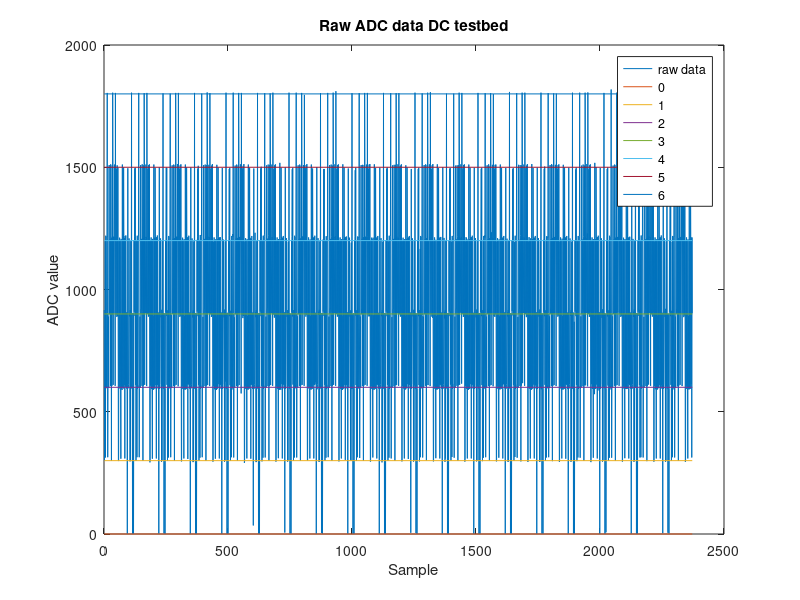
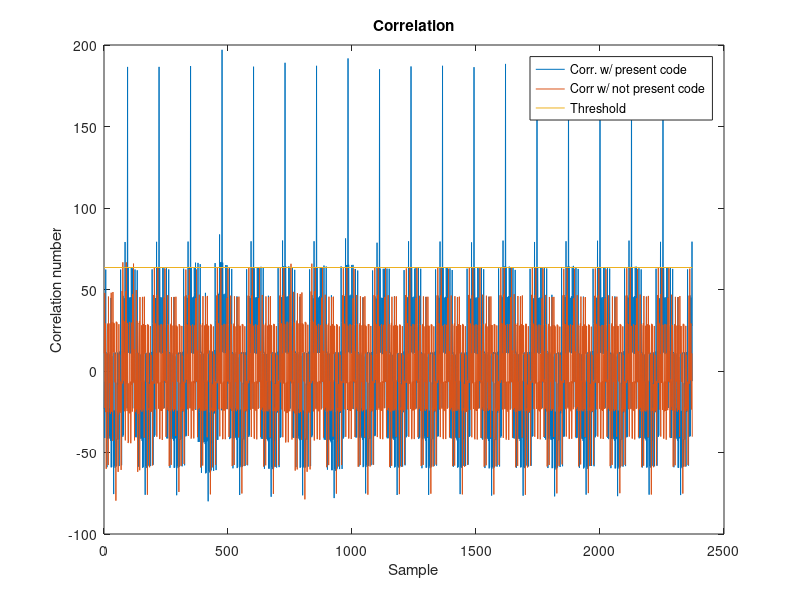
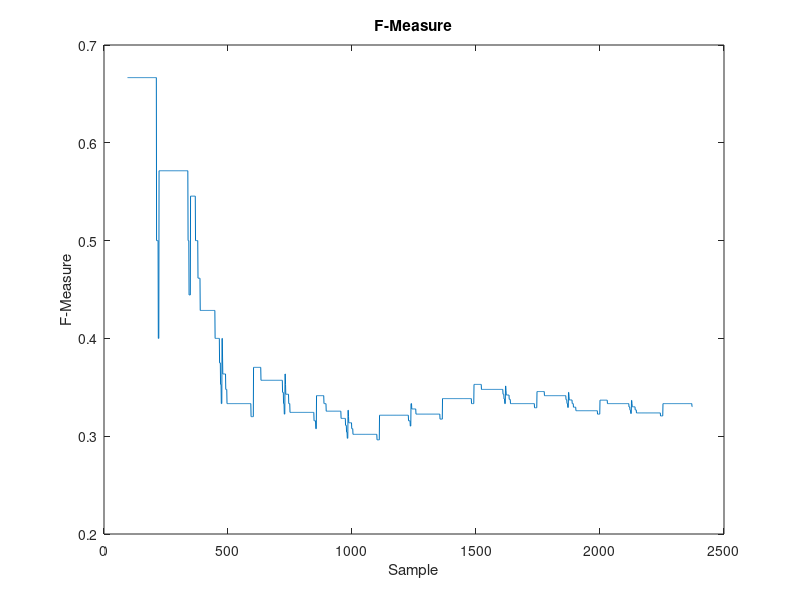

MATLAB code for these plots, in order:
%load dc-testbed-raw-and-corr-n=9-N=6;
load dc-testbed-raw-and-corr-n=7-N=6;

L = 127;
%L = 511;

close all;

start_idx = 1; %400
end_idx = length(corr); % 1200


plot(raw(start_idx : end_idx))
title('Raw ADC data DC testbed');
xlabel('Sample');
ylabel('ADC value');

hold on;

for idx = 0:6
   plot([1 end_idx - start_idx + 1],[300*idx 300*idx]); 
end;

%legend('raw data','0 LEDs on', '1 LEDs on', '2 LEDs on', '3 LEDs on', '4 LEDs on', '5 LEDs on', '6 LEDs on');
legend('raw data','0', '1', '2', '3', '4', '5', '6');
hold off;


figure;

plot(corr(start_idx : end_idx));
title('Correlation');
xlabel('Sample');
ylabel('Correlation number');

hold on;

plot(corr_not_included_code(start_idx : end_idx));

plot([1 min(end_idx - start_idx + 1, length(corr))],[L/2 L/2]); 

legend('Corr. w/ present code', 'Corr w/ not present code', 'Threshold');
hold off;


%idx_first_tp = 511;%95;
idx_first_tp = 95;
tp = 0;
fp = 0;
tn = 0;
fn = 0;

f = zeros(1, length(corr));



for idx=1:length(corr)
   if (mod(idx - idx_first_tp, L) == 0)
        %tp = 0;
        %fp = 0;
        %tn = 0;
        %fn = 0;

       if corr(idx) > L/2
           tp = tp + 1;
       else
           fn = fn + 1;
       end;
   else
       if corr(idx) > L/2
           fp = fp + 1;
       else
           tn = tn + 1;
       end;
   end;
   
   precision = tp / (tp + fp);
   recall = tp / (tp + fn);
   
   if (precision == 0 && recall == 0)
       f(idx) = 1;
   else
       f(idx) =  2 * precision * recall / (precision + recall);
   end;
       
    
end;

precision = tp / (tp + fp);
recall = tp / (tp + fn);

figure;
plot(f);
title('F-Measure')
xlabel('Sample');
ylabel('F-Measure');
